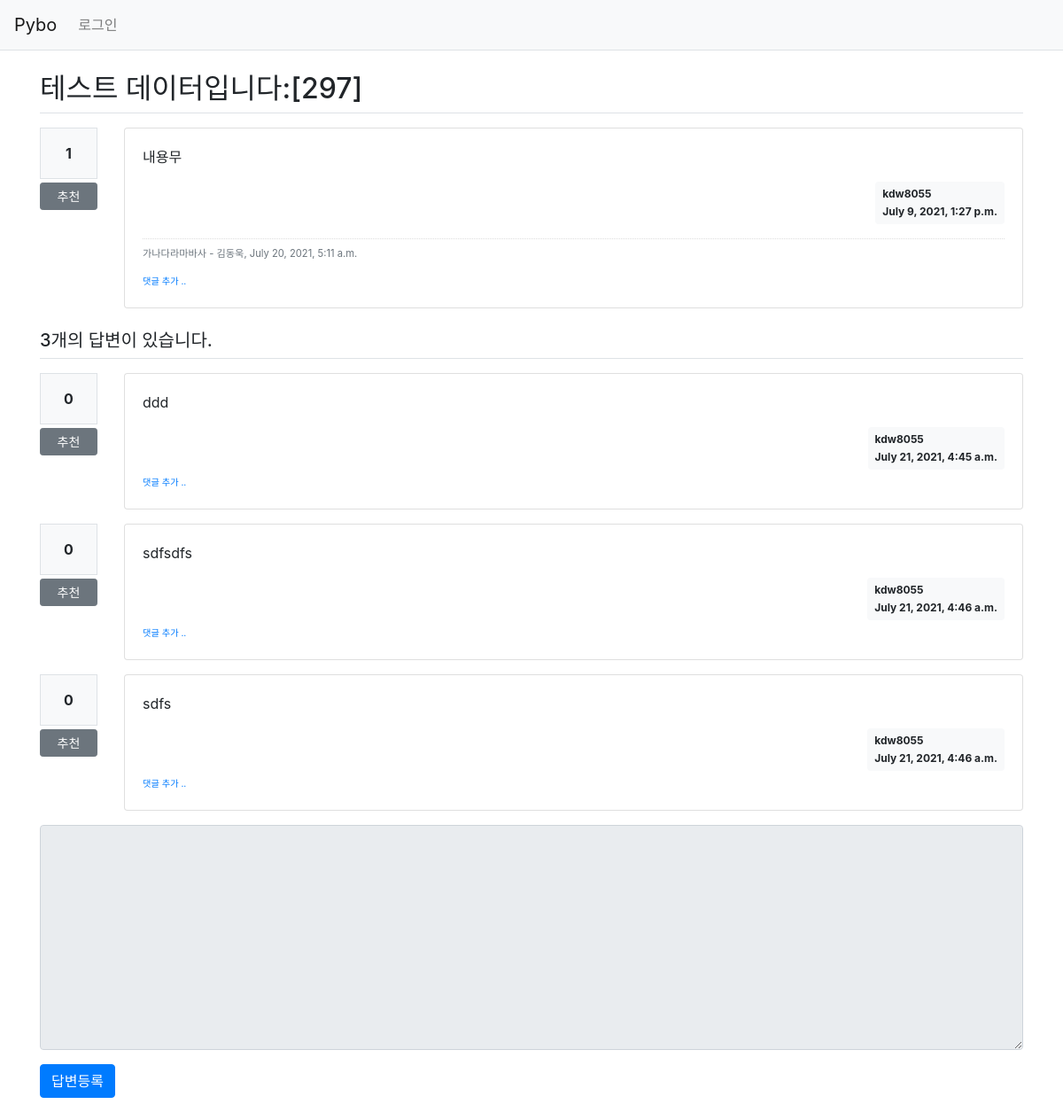
The page /pybo/302/ on the database as committed earlier.
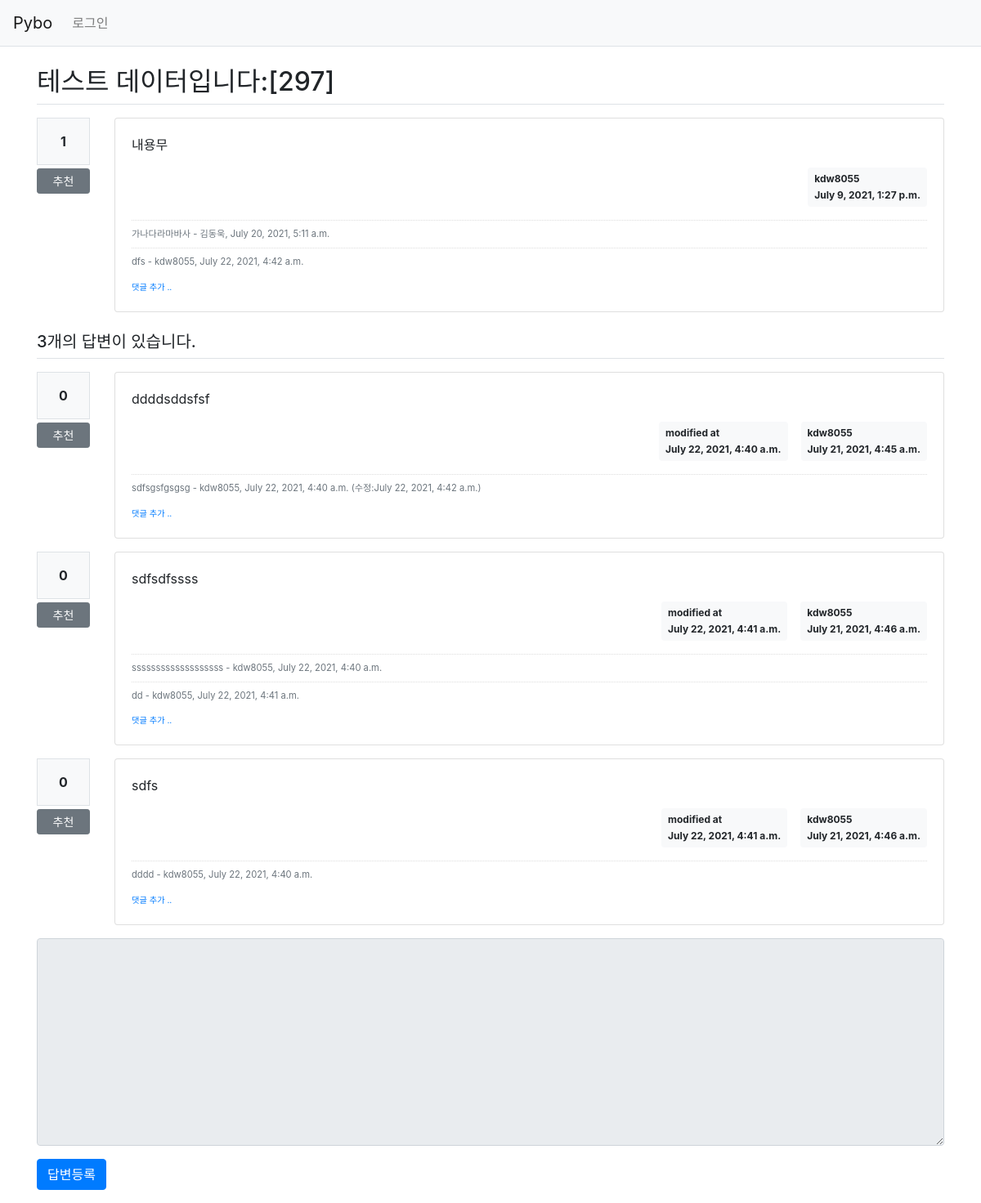
The same page on the database as committed later.
### pybo/models.py (models this page shows)
class Comment(models.Model):
    author = models.ForeignKey(User, on_delete=models.CASCADE)
    content = models.TextField()
    create_date = models.DateTimeField()
    modify_date = models.DateTimeField(null=True, blank=True)
    question = models.ForeignKey(Question, null=True, blank=True, on_delete=models.CASCADE)
    answer = models.ForeignKey(Answer, null=True, blank=True, on_delete=models.CASCADE)

class Answer(models.Model):
    author = models.ForeignKey(User, on_delete=models.CASCADE, related_name='author_answer')
    question = models.ForeignKey(Question, on_delete=models.CASCADE)
    content = models.TextField()
    create_date = models.DateTimeField()
    modify_date = models.DateTimeField(null=True, blank=True)
    voter = models.ManyToManyField(User, related_name='voter_answer')

### pybo/views/base_views.py (the view)
def detail(request, question_id):
    question = get_object_or_404(Question, pk=question_id)
    context = {'question': question}
    return render(request, 'pybo/question_detail.html', context)

### pybo/templatetags/pybo_filter.py (called while the page is built)
@register.filter()
def mark(value):
    extensions = ["nl2br", "fenced_code"]
    return mark_safe(markdown.markdown(value, extensions=extensions))

### templates/pybo/question_detail.html (shortened to what the changed rows need)
{% extends 'base.html' %}
{% load pybo_filter %}
{% block content %}
<div class="container my-3">
    <h2 class="border-bottom py-2">{{ question.subject }}</h2>
    <div class="row my-3">
        <div class="col-11">
            <div class="card">
                <div class="card-body">
                    {% if question.comment_set.count > 0 %}
                    <div class="mt-3">
                    {% for comment in question.comment_set.all %}
                        <div class="comment py-2 text-muted">
                            <span style="white-space: pre-line;">{{ comment.content }}</span>
                            <span>
                                - {{ comment.author }}, {{ comment.create_date }}
                            </span>
                        </div>
                    {% endfor %}
                    </div>
                    {% endif %}
                </div>
            </div>
        </div>
    </div>
    {% for answer in question.answer_set.all %}
    <div class="row my-3">
        <div class="col-1">
            <div class="bg-light text-center p-3 border font-weight-bolder mb-1">{{answer.voter.count}}</div>
            <a href="#" data-uri="{% url 'pybo:vote_answer' answer.id  %}"
                class="recommend btn btn-sm btn-secondary btn-block my-1">추천</a>
        </div>
        <div class="col-11">
            <div class="card">
                <div class="card-body">
                    <div class="card-text">{{ answer.content|mark }}</div>
                    <div class="d-flex justify-content-end">
                        {% if answer.modify_date %}
                        <div class="badge badge-light p-2 text-left mx-3">
                            <div class="mb-2">modified at</div>
                            <div>{{ answer.modify_date }}</div>
                        </div>
                        {% endif %}
                        <div class="badge badge-light p-2 text-left">
                            <div class="mb-2">{{ answer.author.username }}</div>
                            <div>{{ answer.create_date }}</div>
                        </div>
                    </div>
                    {% if answer.comment_set.count > 0 %}
                    <div class="mt-3">
                    {% for comment in answer.comment_set.all %}
                        <div class="comment py-2 text-muted">
                            <span style="white-space: pre-line;">{{ comment.content }}</span>
                            <span>
                                - {{ comment.author }}, {{ comment.create_date }}
                                {% if comment.modify_date %}
                                (수정:{{ comment.modify_date }})
                                {% endif %}
                            </span>
                        </div>
                    {% endfor %}
                    </div>
                    {% endif %}
                    <div>
                        <a href="{% url 'pybo:comment_create_answer' answer.id  %}"
                           class="small"><small>댓글 추가 ..</small></a>
                    </div>
                </div>
            </div>
        </div>
    </div>
    {% endfor %}
</div>
{% endblock %}

Rows that differ between the two databases and show on the page:
added Comment: content "dfs", author "kdw8055", create_date "July 22, 2021, 4:42 a.m.", shown under "테스트 데이터입니다:[297]"
changed Answer: content|mark "ddd" → "ddddsddsfsf"; modify_date (not shown) → "July 22, 2021, 4:40 a.m."
added Comment: content "sdfsgsfgsgsg", author "kdw8055", create_date "July 22, 2021, 4:40 a.m.", modify_date "July 22, 2021, 4:42 a.m.", shown under Answer "0"
changed Answer: content|mark "sdfsdfs" → "sdfsdfssss"; modify_date (not shown) → "July 22, 2021, 4:41 a.m."
added Comment: content "sssssssssssssssssss", author "kdw8055", create_date "July 22, 2021, 4:40 a.m.", shown under Answer "0"
added Comment: content "dd", author "kdw8055", create_date "July 22, 2021, 4:41 a.m.", shown under Answer "0"
changed Answer "sdfs": modify_date (not shown) → "July 22, 2021, 4:41 a.m."
added Comment: content "dddd", author "kdw8055", create_date "July 22, 2021, 4:40 a.m.", shown under Answer "sdfs"
